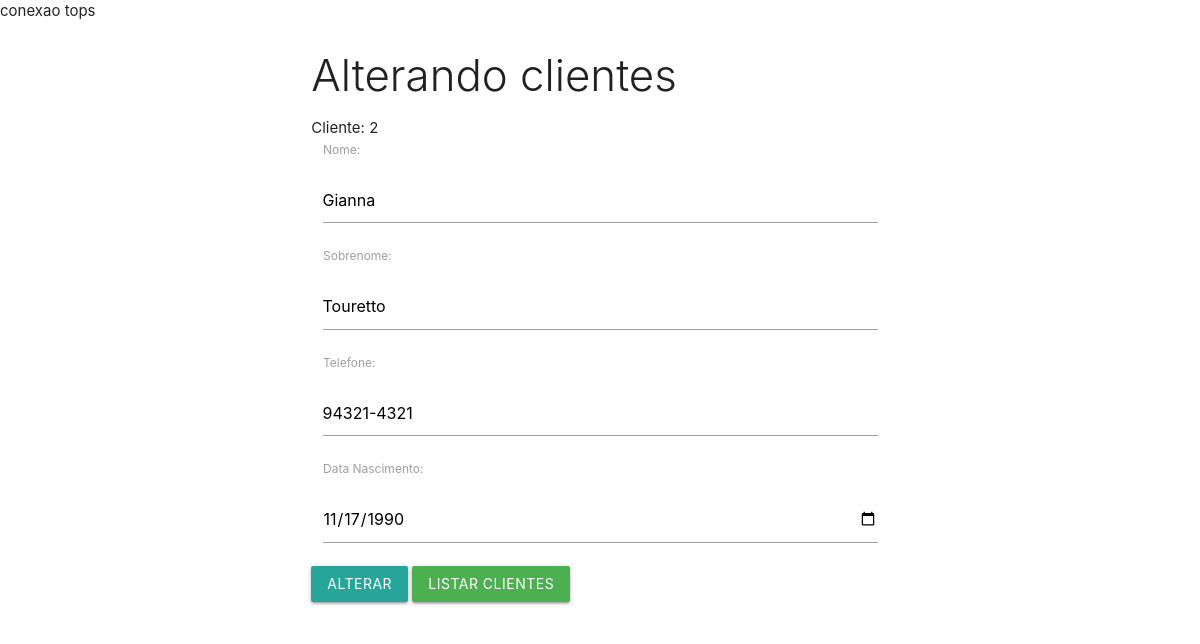
The app's page /listagem/altera_cliente.php?id=2 with its own data.
### tables this page shows
CREATE TABLE `tab_clientes` (
  `cli_id` int(11) NOT NULL,
  `cli_nome` varchar(20) NOT NULL,
  `cli_sobrenome` varchar(30) NOT NULL,
  `cli_fone` varchar(10) DEFAULT NULL,
  `cli_data_nasc` date DEFAULT NULL
);

### listagem/altera_cliente.php (the view, shortened to what this page needs)
<?php
require_once "conexao.php";
include_once "cabecalho.php";
$id = $_GET['id'];
$consulta = $conecta->prepare('SELECT * FROM tab_clientes WHERE cli_id = :id');
$consulta->bindValue(':id', $id);
$consulta->execute();
$linha = $consulta->fetch(PDO::FETCH_ASSOC);
?>
<div class="row">
   <div class="col s12 m6 push-m3">
      <h3 class="light">Alterando clientes</h3>
      <?php echo "Cliente: {$linha['cli_id']}"; ?>
      <form action="action_altera_cliente.php" method="post">
         <div class="input-field col s12">
            <label for="nome">Nome: </label><br>
            <input type="text" name="txtnome" id="nome" value="<?php echo "{$linha['cli_nome']}"; ?>">
         </div>
         <div class="input-field col s12">
            <label for="sobrenome"> Sobrenome: </label><br>
            <input type="text" name="txtsobrenome" id="sobrenome" value="<?php echo "{$linha['cli_sobrenome']}"; ?>">
         </div>
         <div class=" input-field col s12">
            <label for="fone">Telefone: </label><br>
            <input type="text" name="txtfone" id="fone" value="<?php echo "{$linha['cli_fone']}"; ?>">
         </div>
         <div class=" input-field col s12">
            <label for="data">Data Nascimento: </label><br>
            <input type="date" name="txtdatanasc" id="data" value="<?php echo "{$linha['cli_data_nasc']}"; ?>">
         </div>
         <button type="submit" class="btn" name="btnalterar">Alterar </button>
         <a href="listagem_clientes.php" class="btn green">Listar clientes</a>
      </form>
   </div>
</div>
   <?php
     include_once "rodape.php";
?>

### records on screen
tab_clientes: cli_id "2", txtnome "Gianna", txtsobrenome "Touretto", txtfone "94321-4321", txtdatanasc "11/17/1990"
